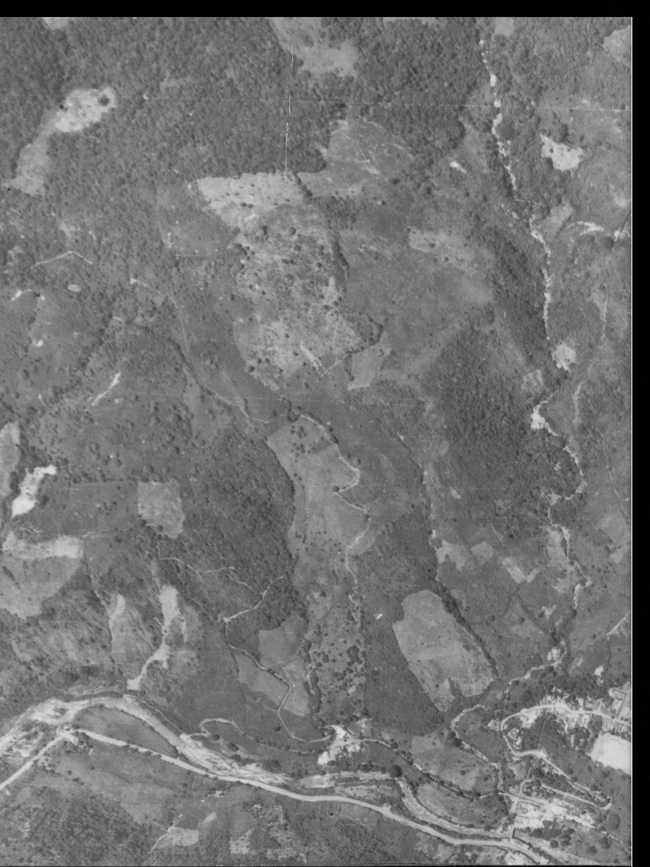
#> input picture ValtodaD.jpg, 1950 x 2600 px (shown at 1/3 size)
$ python zoom.py
#> lines starting #> are read from the running program, lines starting #| are printed output that depends on the picture
import cv2
import numpy as np

class Zoom(object):
	def __init__(self, window, img):
		self.window = window
		self.img0 = img
		self.img = img

		self.left_clicked = False
		self.xm0, self.ym0 = 0,0

		cv2.namedWindow(self.window)
		cv2.setMouseCallback(self.window, self.onmouse)

		self.img =  cv2.resize(img, (850, 1000), interpolation=cv2.INTER_LINEAR)
		self.nwindow = "zoom"
		self.show()


	def show(self):
		# print(self.img.shape)
		cv2.moveWindow(self.nwindow,400,0)
		while True:
			cv2.imshow(self.nwindow, self.img)
			key = cv2.waitKey(1)
			if key != -1:
				print(key)

			if key == 27:
				break

		cv2.destroyAllWindows()

	def onmouse(self, event, x, y, flags, param):
		if event == cv2.EVENT_LBUTTONDOWN:
			self.left_clicked = True
			self.xm0, self.ym0 = x, y

		elif event == cv2.EVENT_LBUTTONUP:
			if self.left_clicked:
				if self.xm0 > x:
					self.xm0, x = x, self.xm0
				if self.ym0 > y:
				 	self.ym0, y = y, self.ym0

				ancho, alto = (x - self.xm0), (y - self.ym0)
				propor = self.img.shape[0] / self.img.shape[1]
				k = alto / ancho
				if propor >= 1:
					if k < 1:
						alto = int(ancho * propor)
					else:
						ancho = int(alto / propor)

				self.img = self.img[self.ym0: self.ym0 + alto, self.xm0: self.xm0 + ancho]
				self.img =  cv2.resize(self.img, (850, 1000), interpolation=cv2.INTER_LINEAR)

				self.left_clicked = False

		elif event == cv2.EVENT_RBUTTONDOWN:
			self.img =  cv2.resize(self.img0, (850, 1000), interpolation=cv2.INTER_LINEAR)


img = cv2.imread('ValtodaD.jpg')
#> img is the input picture: shape (2600, 1950, 3); min 0, max 246, mean 114.7
Zoom('zoom', img)
#> in __init__, `self.img =  cv2.resize(img, (850, 1000), interpolation=cv2.INTER_LINEAR)`:
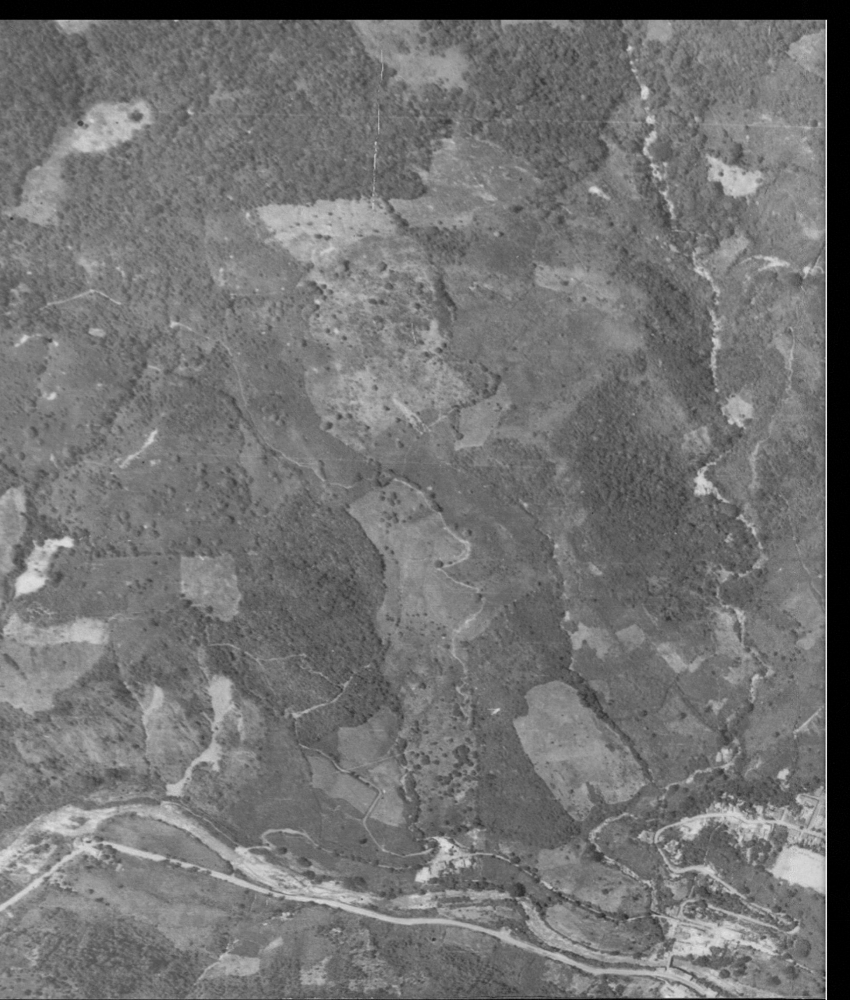
#> self.img: shape (1000, 850, 3); min 0, max 237, mean 114.6
#> (key Esc is pressed here)

$ run again, with 2443toda (another copy).jpg copied over ValtodaD.jpg
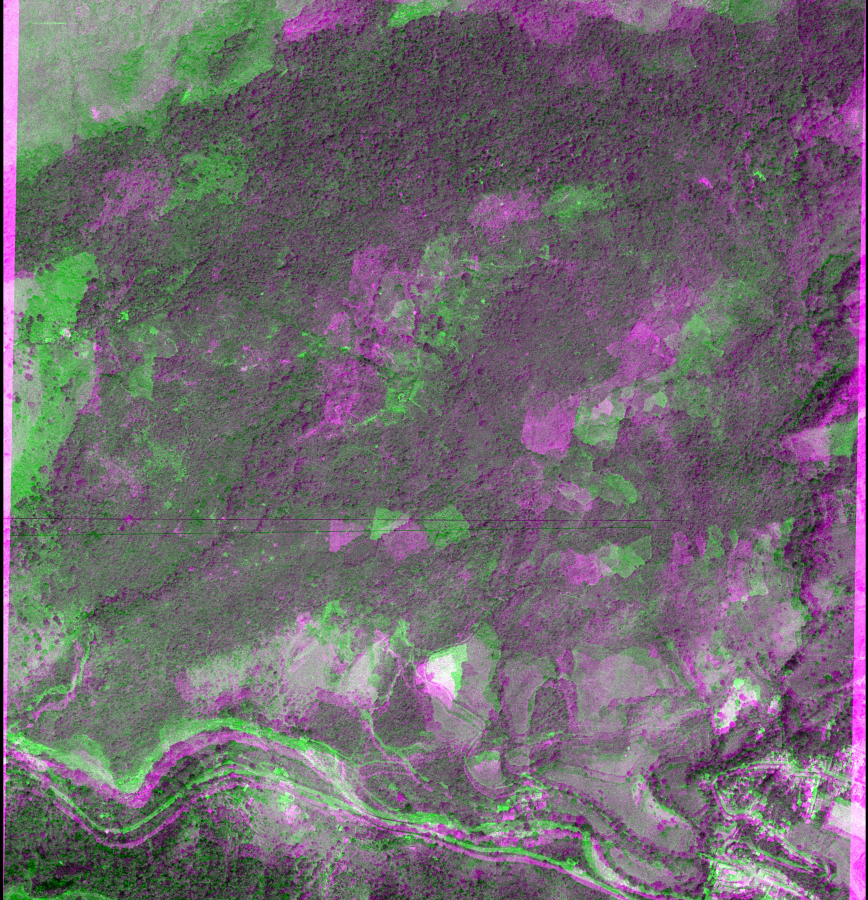
#> input picture 2443toda (another copy).jpg, 2604 x 2700 px (shown at 1/3 size)
#> img is the input picture: shape (2700, 2604, 3); mean B, G, R 112.7, 105.6, 112.7
#> in __init__, `self.img =  cv2.resize(img, (850, 1000), interpolation=cv2.INTER_LINEAR)`:
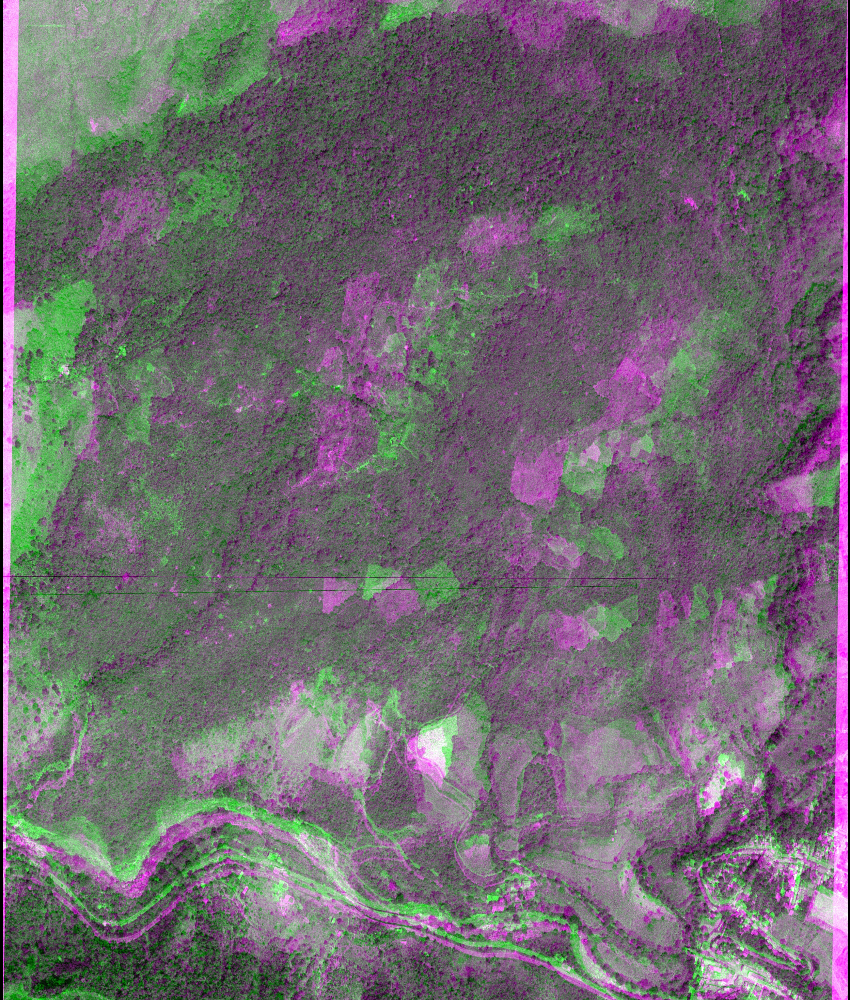
#> self.img: shape (1000, 850, 3); mean B, G, R 112.7, 105.6, 112.7
